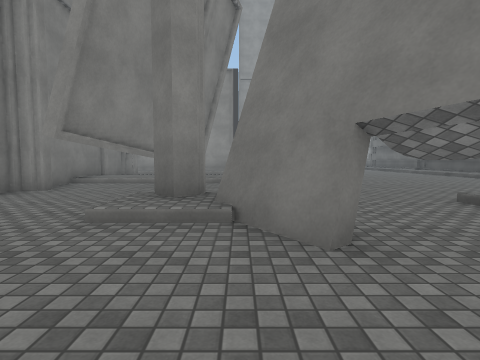
view 1 (above)

18 first-person views from a walk through a 3-D level made in the Unity game engine. The camera is 1.3 m above the floor, tilts 4° down and sees 80° across. The floor is counted in squares, 2 m on a side. Each view is taken from the middle of a square. On the plan, view 1 faces up. The plan holds only what a view shows up to about 9 squares ahead; the rest is blank. The place goes on beyond the plan. The player is left out. Some surface patterns are stand-ins.

view 2
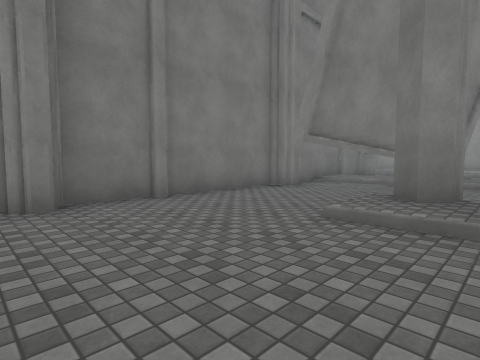

view 3
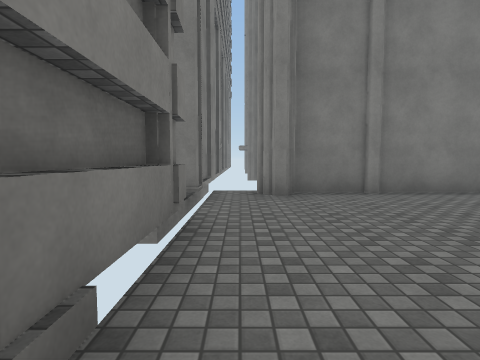

view 4
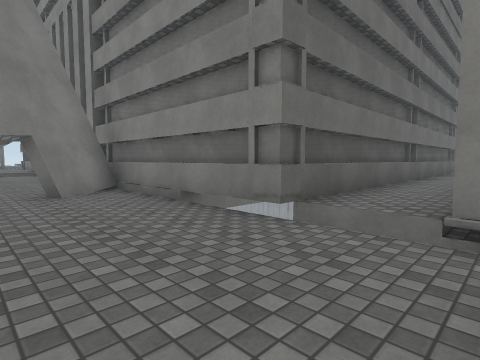

view 5
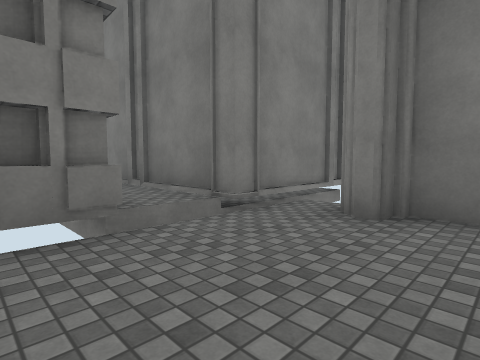

view 6
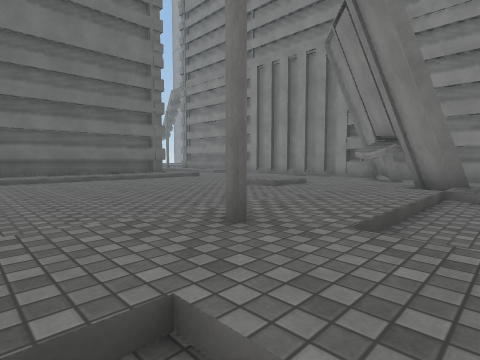

view 7
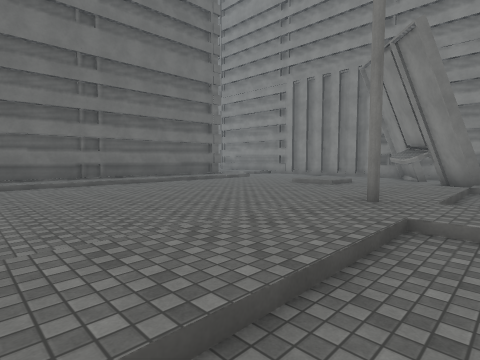

view 8
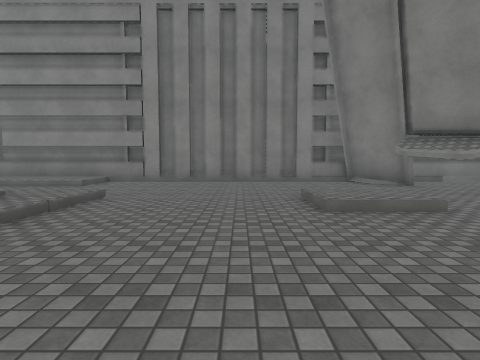

view 9
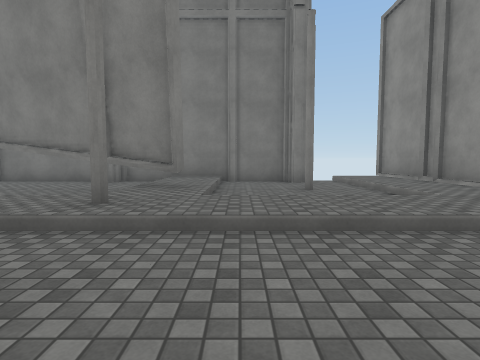

view 10
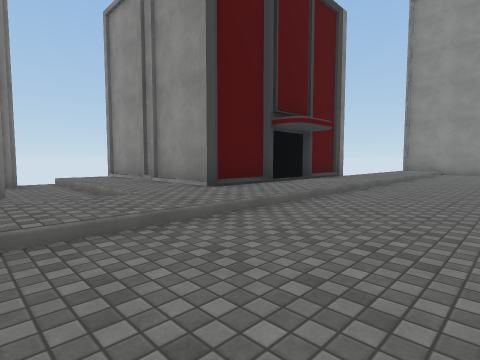

view 11
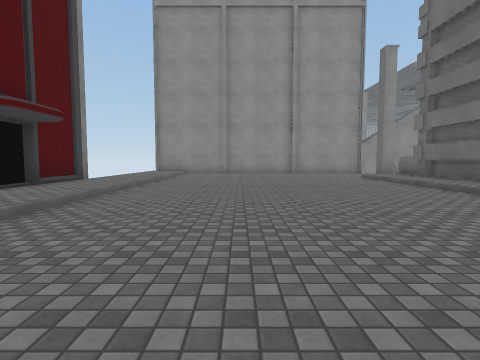

view 12
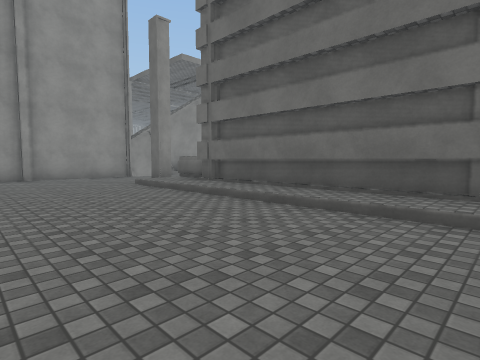

view 13
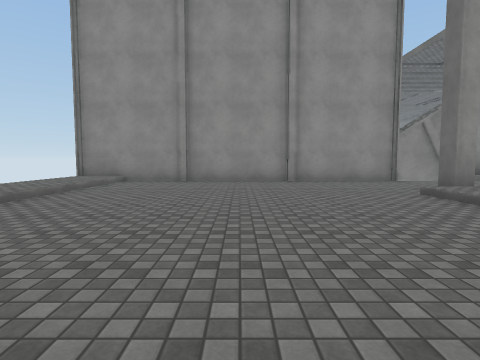

view 14
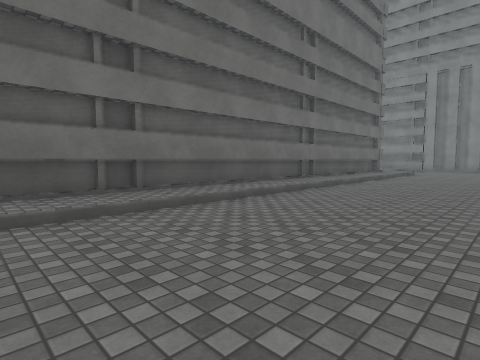

view 15
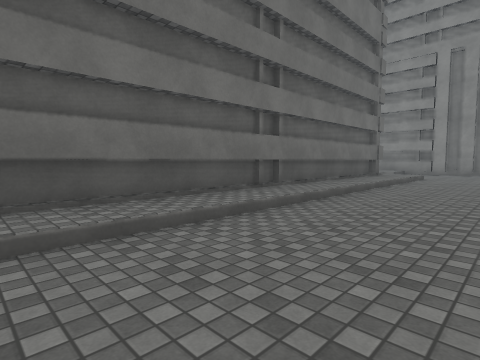

view 16
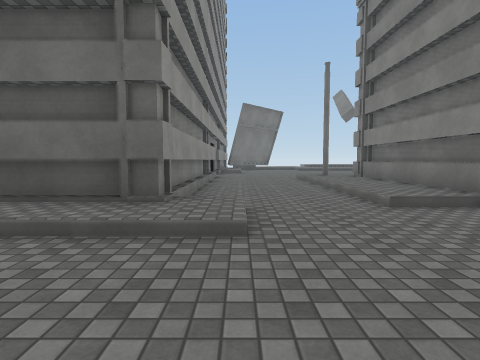

view 17
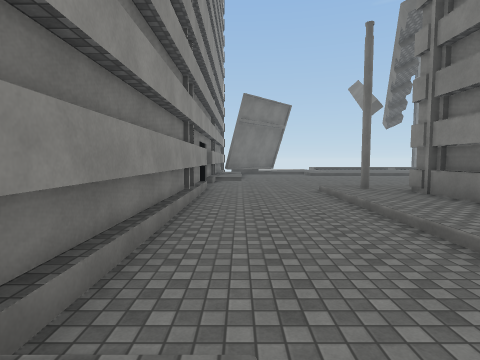

view 18
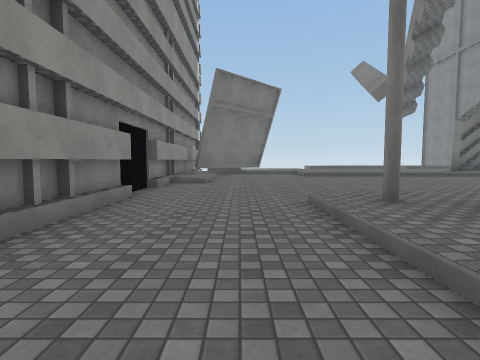

### Floor plan
Key: @ floor where view 1 was taken; # wall or solid block; . main floor; : floor 0.25 m higher than the main floor; / step, stairs or slope; = window, fence, low wall or low ledge; T thing the floor can be seen under or through.
Columns run from 5 left of view 1 to 21 right of it. Each row starts with its distance up from view 1.
 26      ###########
 25       :.........
 24       :.........
 23       :........#
 22       :.......:=
 21       :.......:#
 20     ##:.......:#
 19     #::.......:#
 18     #::.......:#
 17     #::.......:#
 16     ##:.......:#
 15 ######:.......:#
 14  ::::::.......:#
 13  /////:.......:#
 12 #..#./:.......:#
 11 #..../:.......:#
 10 #..../:.......:#
  9 #::#/::.......:#
  8 #//#//#.......:#
  7 #..#./:.......:#
  6 #..#./:.......:#
  5 #..../:.......:#
  4 #...##...:/...:########.###
  3 #.../#T..//...//.........//
  2 #.....TT...................
  1 #......T.......///////.....
  0  ....@.T......./::::/: ....
 -1 #####################: ....
 -2  #:#                   ....
 -3  #:#                   ....
 -4  #:#                    ...
 -5  #:#                     ..

Where each view was taken, in squares from view 1:
view 1: 0 up, 0 right, facing up
view 2: 0 up, 0 right, facing up-left
view 3: 0 up, 1 right, facing left
view 4: 2 up, 4 left, facing down-right
view 5: 2 up, 1 left, facing down-left
view 6: 10 up, 1 left, facing down-right
view 7: 13 up, 1 left, facing down-right
view 8: 8 up, 6 right, facing down
view 9: 10 up, 4 right, facing left
view 10: 11 up, 4 right, facing up-left
view 11: 12 up, 4 right, facing up
view 12: 15 up, 5 right, facing up-right
view 13: 17 up, 5 right, facing up
view 14: 17 up, 5 right, facing down-right
view 15: 14 up, 6 right, facing down-right
view 16: 3 up, 6 right, facing right
view 17: 3 up, 9 right, facing right
view 18: 2 up, 12 right, facing right
